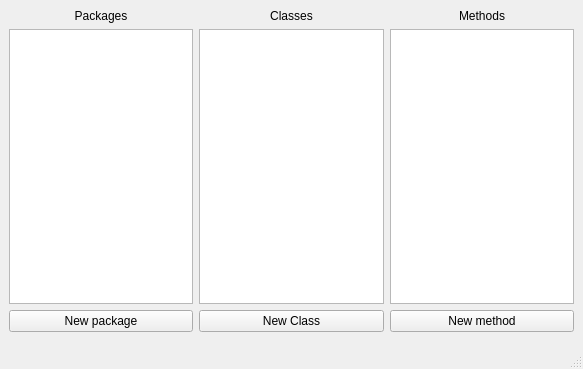
<?xml version="1.0" encoding="UTF-8"?>
<ui version="4.0">
 <class>MainWindow</class>
 <widget class="QMainWindow" name="MainWindow">
  <property name="geometry">
   <rect>
    <x>0</x>
    <y>0</y>
    <width>583</width>
    <height>369</height>
   </rect>
  </property>
  <property name="windowTitle">
   <string>Pyssenlit</string>
  </property>
  <widget class="QWidget" name="centralwidget">
   <layout class="QGridLayout" name="gridLayout">
    <item row="1" column="1">
     <widget class="QListWidget" name="classes"/>
    </item>
    <item row="1" column="2">
     <widget class="QListWidget" name="methods"/>
    </item>
    <item row="1" column="0">
     <widget class="QTreeWidget" name="packages">
      <property name="rootIsDecorated">
       <bool>true</bool>
      </property>
      <attribute name="headerVisible">
       <bool>false</bool>
      </attribute>
      <attribute name="headerCascadingSectionResizes">
       <bool>false</bool>
      </attribute>
      <attribute name="headerCascadingSectionResizes">
       <bool>false</bool>
      </attribute>
      <attribute name="headerVisible">
       <bool>false</bool>
      </attribute>
      <column>
       <property name="text">
        <string notr="true">1</string>
       </property>
      </column>
     </widget>
    </item>
    <item row="0" column="0">
     <widget class="QLabel" name="label">
      <property name="text">
       <string>Packages</string>
      </property>
      <property name="alignment">
       <set>Qt::AlignCenter</set>
      </property>
     </widget>
    </item>
    <item row="0" column="1">
     <widget class="QLabel" name="label_2">
      <property name="text">
       <string>Classes</string>
      </property>
      <property name="alignment">
       <set>Qt::AlignCenter</set>
      </property>
     </widget>
    </item>
    <item row="0" column="2">
     <widget class="QLabel" name="label_3">
      <property name="text">
       <string>Methods</string>
      </property>
      <property name="alignment">
       <set>Qt::AlignCenter</set>
      </property>
     </widget>
    </item>
    <item row="2" column="0">
     <widget class="QPushButton" name="newpackage">
      <property name="text">
       <string>New package</string>
      </property>
     </widget>
    </item>
    <item row="2" column="1">
     <widget class="QPushButton" name="newclass">
      <property name="text">
       <string>New Class</string>
      </property>
     </widget>
    </item>
    <item row="2" column="2">
     <widget class="QPushButton" name="newmethod">
      <property name="text">
       <string>New method</string>
      </property>
     </widget>
    </item>
    <item row="3" column="0" colspan="3">
     <widget class="QsciScintilla" name="code">
      <property name="toolTip">
       <string/>
      </property>
      <property name="whatsThis">
       <string/>
      </property>
     </widget>
    </item>
   </layout>
  </widget>
  <widget class="QMenuBar" name="menubar">
   <property name="geometry">
    <rect>
     <x>0</x>
     <y>0</y>
     <width>583</width>
     <height>21</height>
    </rect>
   </property>
  </widget>
  <widget class="QStatusBar" name="statusbar"/>
 </widget>
 <customwidgets>
  <customwidget>
   <class>QsciScintilla</class>
   <extends>QFrame</extends>
   <header>Qsci/qsciscintilla.h</header>
  </customwidget>
 </customwidgets>
 <resources/>
 <connections/>
</ui>
